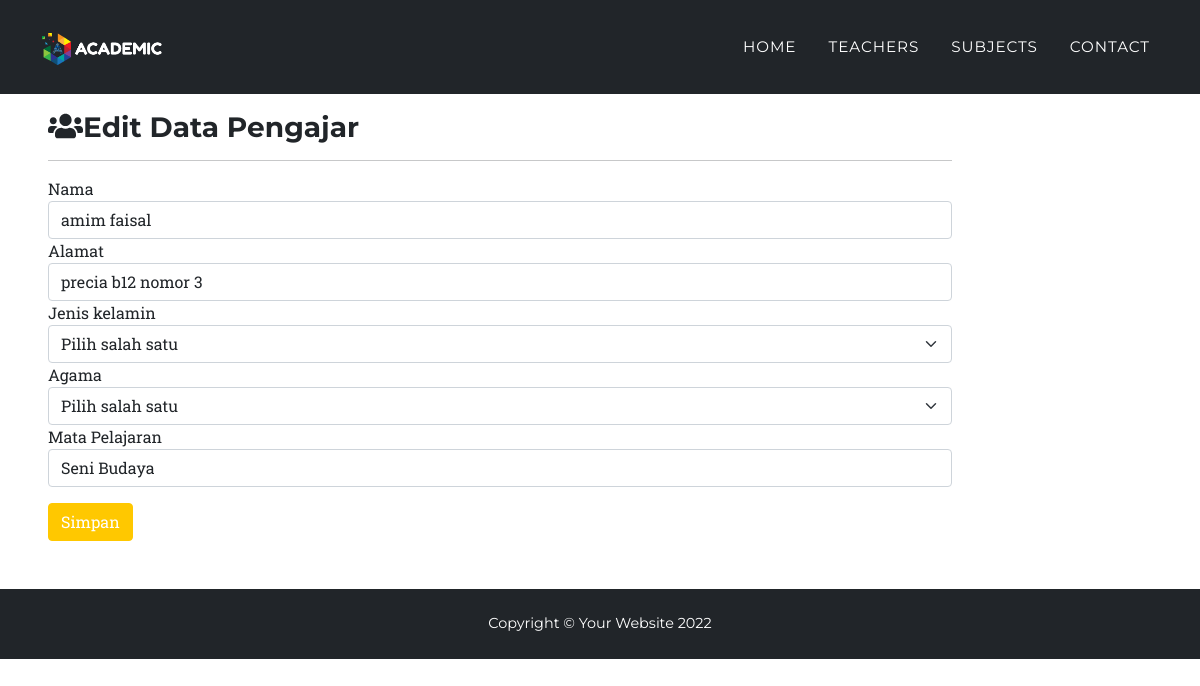
Page /edit.php?id=2 on the earlier database version.
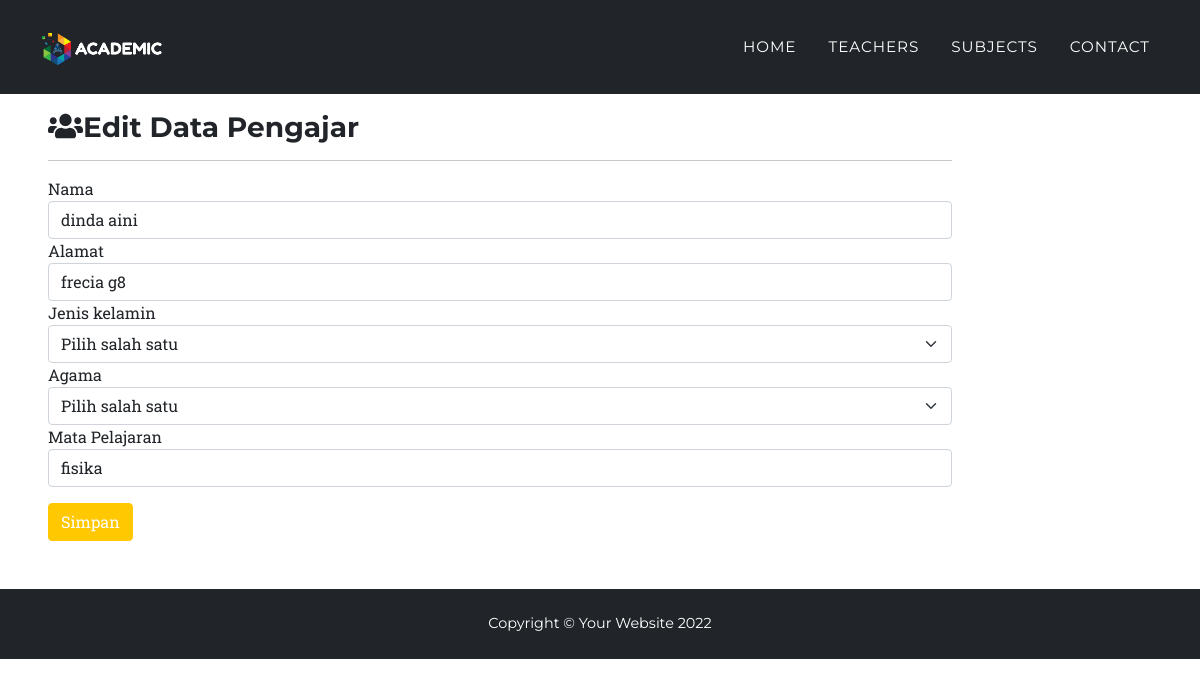
Same page on the later database version.
### tables this page shows
CREATE TABLE `tbl_pengajar` (
  `id` int(11) NOT NULL,
  `nidn` int(11) NOT NULL,
  `nama` varchar(30) NOT NULL,
  `alamat` varchar(40) NOT NULL,
  `jenis_kelamin` varchar(9) NOT NULL,
  `agama` varchar(10) NOT NULL,
  `mata_pelajaran` varchar(20) NOT NULL
);

### function.php (called while the page is built, shortened)
<?php
$conn = mysqli_connect('sql201.epizy.com', 'epiz_30996223', 'SvxvbmceMyE8fx', 'epiz_30996223_uas_1904030004');
function query($query)
{
    global $conn;
    $result = mysqli_query($conn, $query);
    if (mysqli_num_rows($result) == 1) {
        return mysqli_fetch_assoc($result);
    }
    $rows = [];
    return $rows;
}

### edit.php (the view, shortened to what this page needs)
<?php
require 'function.php';
$id = $_GET['id'];
$guru = query("SELECT * FROM tbl_pengajar WHERE id = $id");
?>
<!DOCTYPE html>
<html lang="en">
<head>
  <link href="css/styles.css" rel="stylesheet" />
</head>
<body id="page-top">
  <nav class="navbar navbar-expand-lg navbar-dark fixed-top bg-dark" id="mainNav">
    <div class="container">
      <a class="navbar-brand" href="#page-top"><img src="assets/img/navbar-academic.png" alt="..." /></a>
      <div class="collapse navbar-collapse" id="navbarResponsive">
        <ul class="navbar-nav text-uppercase ms-auto py-4 py-lg-0">
          <li class="nav-item"><a class="nav-link" href="index.php">Home</a></li>
          <li class="nav-item"><a class="nav-link" href="teachers.php">Teachers</a></li>
          <li class="nav-item"><a class="nav-link" href="subjects.php">Subjects</a></li>
          <li class="nav-item"><a class="nav-link" href="contact.php">Contact</a></li>
        </ul>
      </div>
    </div>
  </nav>
  <div class="col-md-10 p-5">
    <div>
      <h3><i class="fas fa-users mt-5"></i>Edit Data Pengajar</h3>
    </div>
    <hr>
    <form method="POST" action="">
      <div class="form-group">
        <label for="nama">Nama </label>
        <input type="text" class="form-control" id="nama" value="<?= $guru['nama'] ?>" placeholder="nama" name="nama" autofocus required autocomplete="off">
      </div>
      <div class="form-group">
        <label for="alamat">Alamat </label>
        <input type="text" class="form-control" id="alamat" value="<?= $guru['alamat'] ?>" placeholder="alamat" name="alamat" autofocus required autocomplete="off">
      </div>
      <div class="form-group">
        <label for="jenis_kelamin">Jenis kelamin</label>
        <select class="form-select" aria-label="jenis_kelamin" id="jenis_kelamin" name="jenis_kelamin" value="<?= $guru['jenis_kelamin'] ?>" required autocomplete="off">
          <option selected>Pilih salah satu</option>
        </select>
      </div>
      <div class="form-group">
        <label for="agama">Agama</label>
        <select class="form-select" aria-label="agama" id="agama" name="agama" value="<?= $guru['agama'] ?>" required autocomplete="off">
          <option selected>Pilih salah satu</option>
        </select>
      </div>
      <div class="form-group">
        <label for="mata_pelajaran">Mata Pelajaran </label>
        <input type="text" class="form-control" id="mata_pelajaran" value="<?= $guru['mata_pelajaran'] ?>" placeholder="mata_pelajaran" name="mata_pelajaran" autofocus required autocomplete="off">
      </div>
      <button type="tambah" class="btn btn-primary mt-3" name="edit">Simpan</button>
    </form>
  </div>
  <footer class="footer bg-dark py-4">
    <div class="container">
      <div class="row align-items-center">
        <div class="text-white text-center">Copyright &copy; Your Website 2022</div>
      </div>
    </div>
  </footer>
</body>
</html>

Differences in the rows shown:
changed tbl_pengajar "Pilih salah satu": nama "amim faisal" → "dinda aini"; alamat "precia b12 nomor 3" → "frecia g8"; mata_pelajaran "Seni Budaya" → "fisika"
